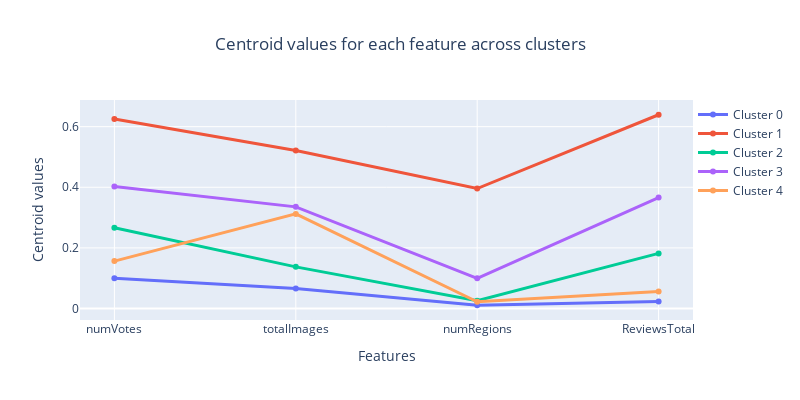

The cell this chart's notebook holds for it:
### Code cell
import plotly.graph_objects as go

# Crea una figura vuota
fig = go.Figure()

# Aggiungi una linea per ogni centroide del cluster
for i, center in enumerate(kmeans.cluster_centers_):
    fig.add_trace(go.Scatter(
        x=list(df.columns),
        y=center,
        mode='lines+markers',
        name=f'Cluster {i}',
        line=dict(width=3)
    ))

# Imposta il titolo e le etichette
fig.update_layout(
    title="Centroid values for each feature across clusters",
    xaxis_title="Features",
    yaxis_title="Centroid values",
    legend=dict(x=1, y=1),
    width=800, height=400
)

# Aggiungi la griglia all'asse y
fig.update_yaxes(showgrid=True)
fig.update_layout(title_x=0.5)

# Mostra il grafico
fig.show()

### Figure 1 — Plotly figure (JSON) as saved in the notebook; plotly's stock layout.template omitted (floating-point values rounded to 4 significant figures)
{"data": [{"line": {"width": 3}, "mode": "lines+markers", "name": "Cluster 0", "type": "scatter", "x": ["numVotes", "totalImages", "numRegions", "ReviewsTotal"], "y": [0.09977, 0.06566, 0.01075, 0.02274]}, {"line": {"width": 3}, "mode": "lines+markers", "name": "Cluster 1", "type": "scatter", "x": ["numVotes", "totalImages", "numRegions", "ReviewsTotal"], "y": [0.625, 0.5214, 0.3959, 0.6393]}, {"line": {"width": 3}, "mode": "lines+markers", "name": "Cluster 2", "type": "scatter", "x": ["numVotes", "totalImages", "numRegions", "ReviewsTotal"], "y": [0.2666, 0.1375, 0.0255, 0.1818]}, {"line": {"width": 3}, "mode": "lines+markers", "name": "Cluster 3", "type": "scatter", "x": ["numVotes", "totalImages", "numRegions", "ReviewsTotal"], "y": [0.4028, 0.3354, 0.09972, 0.366]}, {"line": {"width": 3}, "mode": "lines+markers", "name": "Cluster 4", "type": "scatter", "x": ["numVotes", "totalImages", "numRegions", "ReviewsTotal"], "y": [0.1564, 0.3122, 0.0223, 0.05618]}], "layout": {"height": 400, "legend": {"x": 1, "y": 1}, "title": {"text": "Centroid values for each feature across clusters", "x": 0.5}, "width": 800, "xaxis": {"title": {"text": "Features"}}, "yaxis": {"showgrid": true, "title": {"text": "Centroid values"}}}}
